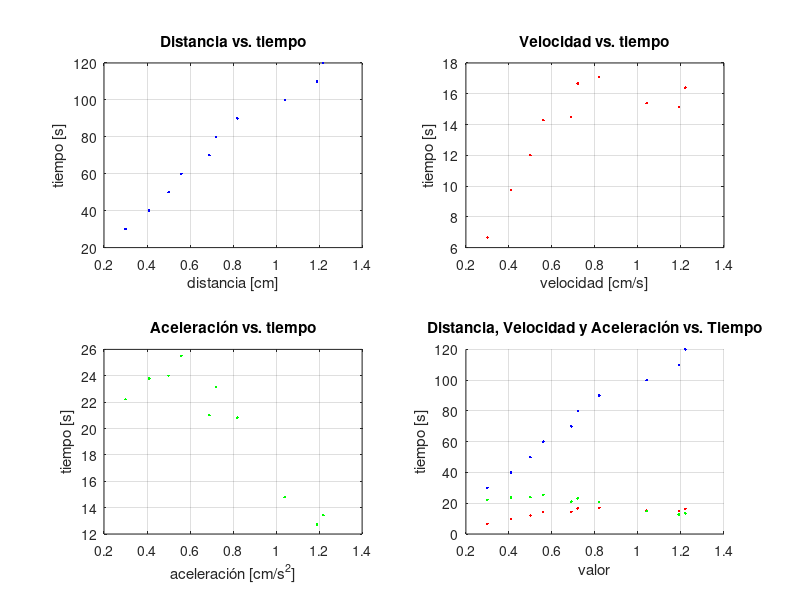

Reproduce this figure in MATLAB.
%% Comentar el funcionamiento del progragrama
%Funcionamiento, inputs y outputs:
%Autores: Carlos Aurelio Núñez Viera
%Fecha: 25-06-2024
clear
clc
close all
%% Definir variables

% N° de repeticion
n=[1 2 3 4 5 6 7 8 9 10];

% Distancia [cm]
d=[30 40 50 60 70 80 90 100 110 120];

% Tiempo [s]
t=[0.3 0.41 0.5 0.56 0.69 0.72 0.82 1.04 1.19 1.22];

%% 2. Utilizando ciclos, calcular a y v:
a = (1:1:10);
v = (1:1:10);
for i = 1:1:10;
    a(i) = (2*a(i))/t(i)^2;
    v(i) = a(i)*t(i);
end

%% 3. Segun lo seleccionado por el usuario:

% a) Mostrar el vector seleccionado.

% b) Mostrar Grafico velocidad vs tiempo o Grafico aceleracion vs tiempo, segun lo seleccionado.

% c) Mostrar Graficos en formato subplot.

%% 1. Solicitar al usuario ingresar en minuscula a o v

answer = input("¿Aceleración o velocidad (a o v)?", "s");
if answer == "a"
    disp(a);
    % Creación de gráfico velocidad
    figure(1) %Declara nueva figura
    plot(t, a, "g.")
    % Etiquetas
    title("Tiempo vs. aceleración")
    xlabel("tiempo [s]") 
    ylabel("aceleración [cm/s^2]")
    grid
elseif answer == "v"
    disp(v);
    % Creación de gráfico aceleración
    figure(2) %Declara nueva figura
    plot(t, v, "r.")
    % Etiquetas
    title("Tiempo vs. velocidad")
    xlabel("tiempo [s]") 
    ylabel("velocidad [cm/s]")
    grid
else
    disp('Solo se admite la letra "a" o la letra "v". Reinicie el programa.')
end

figure(3) %Declara nueva figura
subplot(2,2,1) %dist pos 1
plot(t, d, "b.");
title("Distancia vs. tiempo")
xlabel("distancia [cm]") 
ylabel("tiempo [s]")
grid
subplot(2,2,2) %vel pos 2
plot(t, v, "r.")
title("Velocidad vs. tiempo")
xlabel("velocidad [cm/s]") 
ylabel("tiempo [s]")
grid
subplot(2,2,3) %acc pos 3
plot(t, a, "g.")
title("Aceleración vs. tiempo")
xlabel("aceleración [cm/s^2]") 
ylabel("tiempo [s]")
grid
subplot(2,2,4) %comb pos 4
hold on %combina gráficos
plot(t, d, "b.")
plot(t, v, "r.")
plot(t, a, "g.")
hold off
title("Distancia, Velocidad y Aceleración vs. Tiempo") %etiquetas de gráfico combinado
xlabel("valor") 
ylabel("tiempo [s]")
grid
